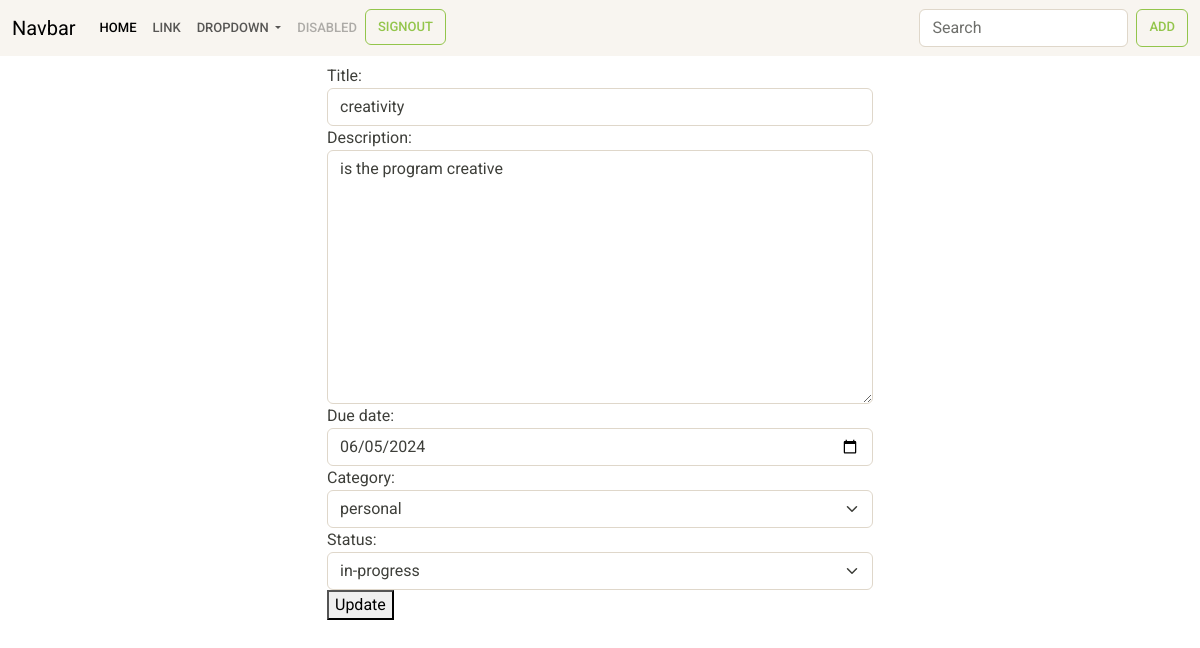
Screenshot of /task/1/change with the database file from the repository.
### notes/models.py (models this page shows, shortened)
class Task(models.Model):
    title=models.CharField(max_length=200)
    description=models.TextField()
    created_date=models.DateTimeField(auto_now_add=True)
    due_date=models.DateTimeField(null=True)
    category_choices=(
        ("personal","personal"),
        ("business","business")
    )
    category=models.CharField(max_length=200,choices=category_choices,default="personal")
    status_choices=(
        ("pending","pending"),
        ("in-progress","in-progress"),
        ("done","done")
    )
    status=models.CharField(max_length=200,choices=status_choices,default="pending")
    updated_date=models.DateTimeField(auto_now=True)
    user=models.ForeignKey(User,on_delete=models.CASCADE)

### notes/views.py (the view, shortened to what this page needs)
# urls.py: path('task/<int:pk>/change',views.TaskUpdateView.as_view(),name="task-update"),
class TaskUpdateView(View):
    def get(self,request,*args,**kwargs):
        id=kwargs.get("pk")
        task_obj=Task.objects.get(id=id)
        form_instance=TaskForm(instance=task_obj)
        form_instance.fields["status"]=forms.ChoiceField(choices=Task.status_choices,widget=forms.Select(attrs={"class":"form-control form-select"}),initial=task_obj.status)
        return render(request,"task_edit.html",{"form":form_instance})

### notes/forms.py
class TaskForm(forms.ModelForm):
    class Meta:
        model=Task
        exclude=("created_date","status","updated_status","user")
        widgets={
            "title":forms.TextInput(attrs={"class":"form-control"}),
            "description":forms.Textarea(attrs={"class":"form-control"}),
            "due_date":forms.DateInput(attrs={"class":"form-control","type":"date"}),
            "category":forms.Select(attrs={"class":"form-control form-select"})
        }

### notes/templates/task_edit.html (shortened to what this page needs)
{%extends 'base.html'%}
{%block main_block%}
<div class="container mt-2">
    <div class="row">
        <div class="col-3"></div>
        <div class="col-6">
            <form action="" method="post">
                {{form}}
                <button type="submit">Update</button>
            </form>
        </div>
        <div class="col-3"></div>
    </div>
</div>
{%endblock%}

### rows the page displays
Task: title "creativity", description "is the program creative", due_date "06/05/2024", category "personal", status "in-progress"
